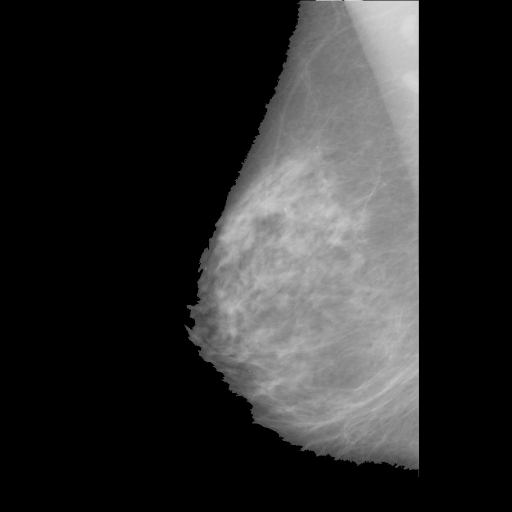
#> input picture new_train_images/007.jpg, 1024 x 1024 px, given in place of 005.jpg, which was not available (shown at 1/2 size)
$ jupyter execute --allow-errors peep.ipynb
#> lines starting #> are read from the running program, lines starting #| are printed output that depends on the picture; after the words box and inside, x2 and y2 are one past the last pixel; in counts of white or black regions, pixels touching at a corner belong together; pictures that were not available may be replaced by others from this repository, and a replacement may not be noted
[cell 1]
import cv2
import sys
import cv2

[cell 2]
image = cv2.imread('005.jpg')
#> image is the input picture: shape (1024, 1024, 3); min 0, max 243, mean 45.1

[cell 3]
# function to draw image

def viewImage(image):
    cv2.namedWindow('Display', cv2.WINDOW_NORMAL)
    cv2.imshow('Display', image)
    cv2.waitKey(0)
    cv2.destroyAllWindows()

[cell 4]
viewImage(image)

[cell 5]
cv2.rectangle(image,( 477-30, 1024-(133-30)),(477 + 30 , 1024- (133+ 30)), (0,255,0),3)
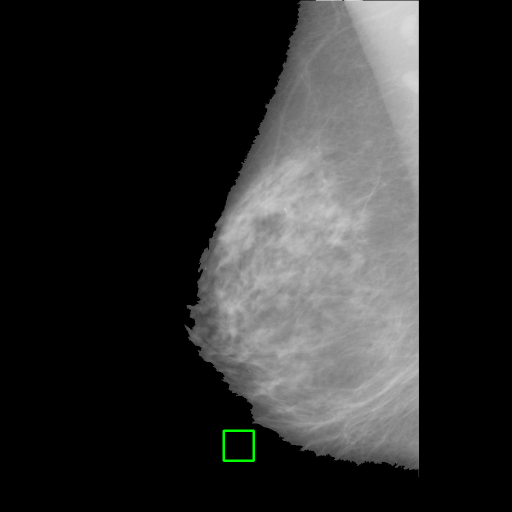
#> image: shape (1024, 1024, 3) (shown at 1/2 size); 0.11% of pixels changed, all inside (x1, y1, x2, y2) = (445, 859, 510, 924)
#> `im = cv2.resize(im, (newWidth, newHeight))`:
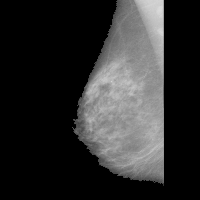
#> im: shape (200, 200, 3); min 0, max 218, mean 45.2
viewImage(image)
im = image

[cell 6]
cv2.setUseOptimized(True);
cv2.setNumThreads(4);

ss = cv2.ximgproc.segmentation.createSelectiveSearchSegmentation()
ss.setBaseImage(im)

# Switch to fast but low recall Selective Search method
#> (the rest of this cell did not finish here and is left out)

[cell 7]
#!/usr/bin/env python
'''
Usage:
    ./ssearch.py input_image (f|q)
    f=fast, q=quality
Use "l" to display less rects, 'm' to display more rects, "q" to quit.
'''


#> (the rest of this cell did not finish here and is left out)

$ run again, on new_train_images/010.jpg
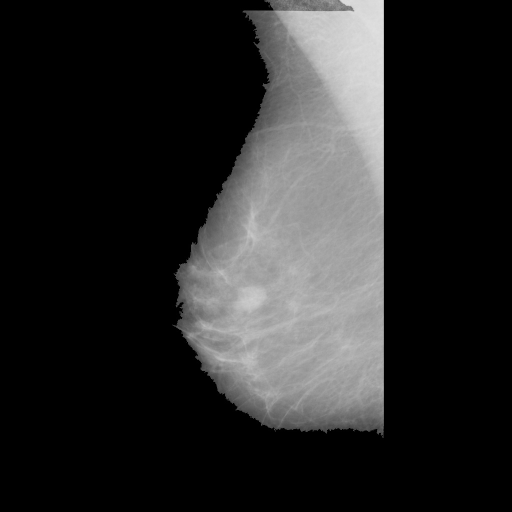
#> input picture new_train_images/010.jpg, 1024 x 1024 px, given in place of 005.jpg, which was not available (shown at 1/2 size)
#> image is the input picture: shape (1024, 1024, 3); min 0, max 225, mean 40.6
#> `cv2.rectangle(image,( 477-30, 1024-(133-30)),(477 + 30 , 1024- (133+ 3..`:
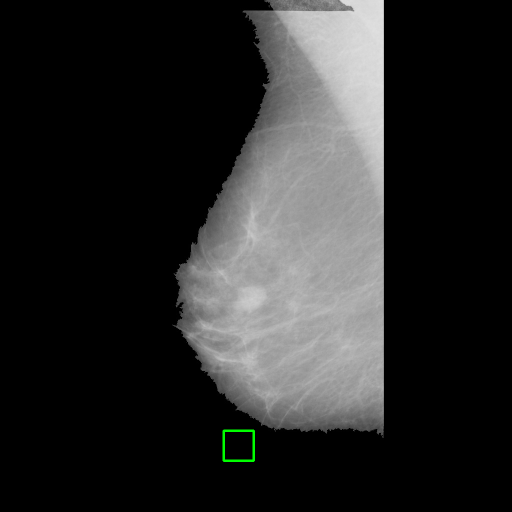
#> image: shape (1024, 1024, 3) (shown at 1/2 size); 0.11% of pixels changed, all inside (x1, y1, x2, y2) = (445, 859, 510, 924)
#> `im = cv2.resize(im, (newWidth, newHeight))`:
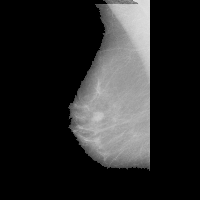
#> im: shape (200, 200, 3); min 0, max 223, mean 40.7
